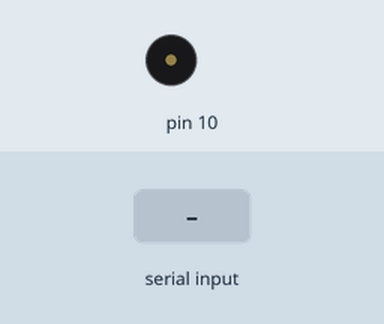
Recording of a sketch running on a simulated Arduino Uno, built with avr-gcc and run on an emulated ATmega328P. Parts: buzzer (waves = sounding). The inputs (shaded band) are chosen by the test bench.

Above: at 1.2 s.
1.3 s: "s" received over Serial
At 2.5 s:
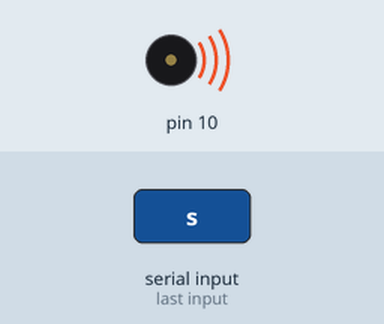
4.3 s: "a" received over Serial
At 4.5 s:
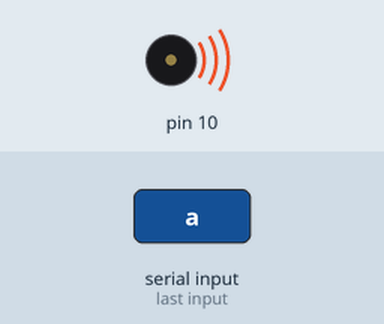
Timing chart, 0 to 7.3 s (numbered marks = the images above; inputs shaded):
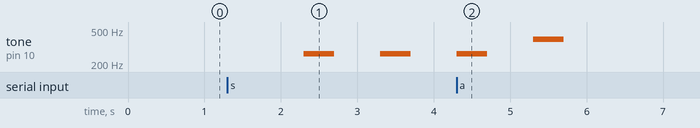

The sketch:

sketch_mar14a.ino
```cpp
int c = 262;
int d = 294;
int e = 330;
int f = 349;
int g = 392;
int a = 440;
int b = 494;
int tempo = 400;
long duration;
int distance;


const int trigPin = 8;
const int echoPin = 9;

char cmd;

void setup(){
  pinMode(10,OUTPUT);
  pinMode(trigPin, OUTPUT);
  pinMode(echoPin, INPUT);
  Serial.begin(9600);
}

void loop(){
  cmd = Serial.read();
  if(cmd == 's'){
    delay(1000);
    tone(10,c,tempo);
    delay(1000);
    tone(10,c,tempo);
    delay(1000);
    tone(10,c,tempo);
    delay(1000);
    tone(10,f,3*tempo);
  }
  if(cmd == 'd'){
    digitalWrite(trigPin, LOW);
    delayMicroseconds(2);
    digitalWrite(trigPin, HIGH);
    delayMicroseconds(10);
    digitalWrite(trigPin, LOW);
    duration = pulseIn(echoPin, HIGH);
    distance = duration * 0.034 / 2;
    Serial.print("Distance: ");
    Serial.println(distance);
  }
  if(cmd == 'a'){
    tone(10,g,tempo);
  }
}
```

Measured:
- after the input at 1.3 s, tone on pin 10: alternates 262 Hz for 0.40 s and silent for 0.60 s, starting after 1.0 s
